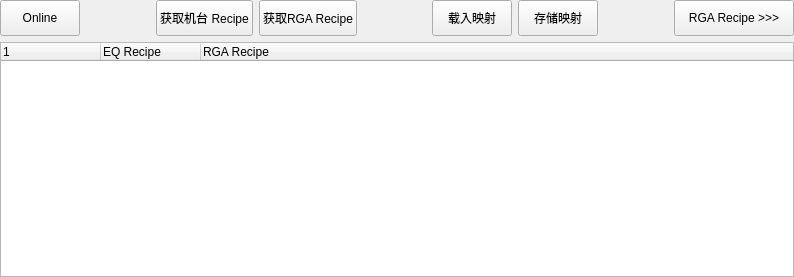
<?xml version="1.0" encoding="UTF-8"?>
<ui version="4.0">
 <class>sRecipeManage</class>
 <widget class="QWidget" name="sRecipeManage">
  <property name="geometry">
   <rect>
    <x>0</x>
    <y>0</y>
    <width>794</width>
    <height>277</height>
   </rect>
  </property>
  <property name="minimumSize">
   <size>
    <width>200</width>
    <height>0</height>
   </size>
  </property>
  <property name="windowTitle">
   <string>Form</string>
  </property>
  <layout class="QVBoxLayout" name="verticalLayout">
   <property name="leftMargin">
    <number>0</number>
   </property>
   <property name="topMargin">
    <number>0</number>
   </property>
   <property name="rightMargin">
    <number>0</number>
   </property>
   <property name="bottomMargin">
    <number>0</number>
   </property>
   <item>
    <layout class="QHBoxLayout" name="horizontalLayout">
     <item>
      <widget class="QPushButton" name="UI_PB_ONLINE">
       <property name="minimumSize">
        <size>
         <width>0</width>
         <height>36</height>
        </size>
       </property>
       <property name="text">
        <string>Online</string>
       </property>
      </widget>
     </item>
     <item>
      <spacer name="horizontalSpacer_2">
       <property name="orientation">
        <enum>Qt::Horizontal</enum>
       </property>
       <property name="sizeHint" stdset="0">
        <size>
         <width>40</width>
         <height>20</height>
        </size>
       </property>
      </spacer>
     </item>
     <item>
      <widget class="QPushButton" name="UI_PB_EQ_RECIPE_UPDATE_RM">
       <property name="minimumSize">
        <size>
         <width>0</width>
         <height>36</height>
        </size>
       </property>
       <property name="text">
        <string>获取机台 Recipe</string>
       </property>
      </widget>
     </item>
     <item>
      <widget class="QPushButton" name="UI_PB_RGA_RECIPE_UPDATE_RM">
       <property name="minimumSize">
        <size>
         <width>0</width>
         <height>36</height>
        </size>
       </property>
       <property name="text">
        <string>获取RGA Recipe</string>
       </property>
      </widget>
     </item>
     <item>
      <spacer name="horizontalSpacer">
       <property name="orientation">
        <enum>Qt::Horizontal</enum>
       </property>
       <property name="sizeHint" stdset="0">
        <size>
         <width>40</width>
         <height>20</height>
        </size>
       </property>
      </spacer>
     </item>
     <item>
      <widget class="QPushButton" name="UI_PB_LOAD_RM">
       <property name="minimumSize">
        <size>
         <width>0</width>
         <height>36</height>
        </size>
       </property>
       <property name="text">
        <string>载入映射</string>
       </property>
      </widget>
     </item>
     <item>
      <widget class="QPushButton" name="UI_PB_SAVE_RM">
       <property name="minimumSize">
        <size>
         <width>0</width>
         <height>36</height>
        </size>
       </property>
       <property name="text">
        <string>存储映射</string>
       </property>
      </widget>
     </item>
     <item>
      <spacer name="horizontalSpacer_3">
       <property name="orientation">
        <enum>Qt::Horizontal</enum>
       </property>
       <property name="sizeHint" stdset="0">
        <size>
         <width>40</width>
         <height>20</height>
        </size>
       </property>
      </spacer>
     </item>
     <item>
      <widget class="QPushButton" name="UI_PB_RECIPE_CHECK">
       <property name="minimumSize">
        <size>
         <width>120</width>
         <height>36</height>
        </size>
       </property>
       <property name="maximumSize">
        <size>
         <width>120</width>
         <height>16777215</height>
        </size>
       </property>
       <property name="text">
        <string>RGA Recipe &gt;&gt;&gt;</string>
       </property>
      </widget>
     </item>
    </layout>
   </item>
   <item>
    <widget class="QTreeWidget" name="UI_TW_RECIPE_TREE_RM">
     <column>
      <property name="text">
       <string/>
      </property>
     </column>
     <column>
      <property name="text">
       <string>EQ Recipe</string>
      </property>
     </column>
     <column>
      <property name="text">
       <string>RGA Recipe</string>
      </property>
     </column>
    </widget>
   </item>
  </layout>
 </widget>
 <resources/>
 <connections/>
</ui>
